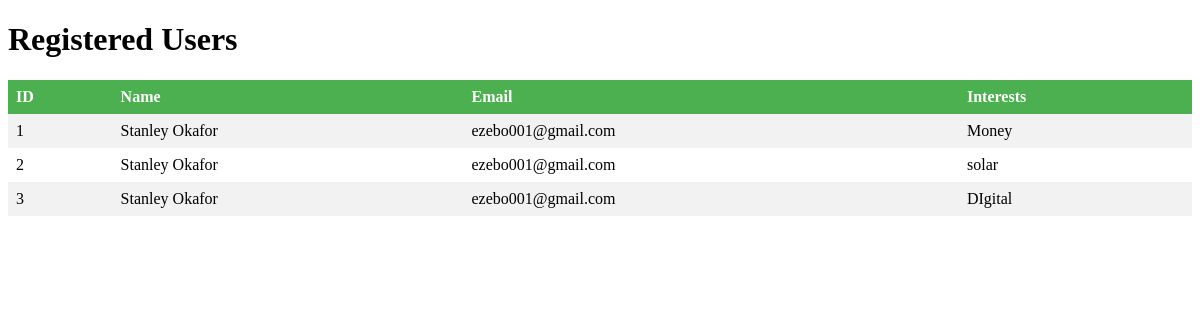
The app's page /users, older data.
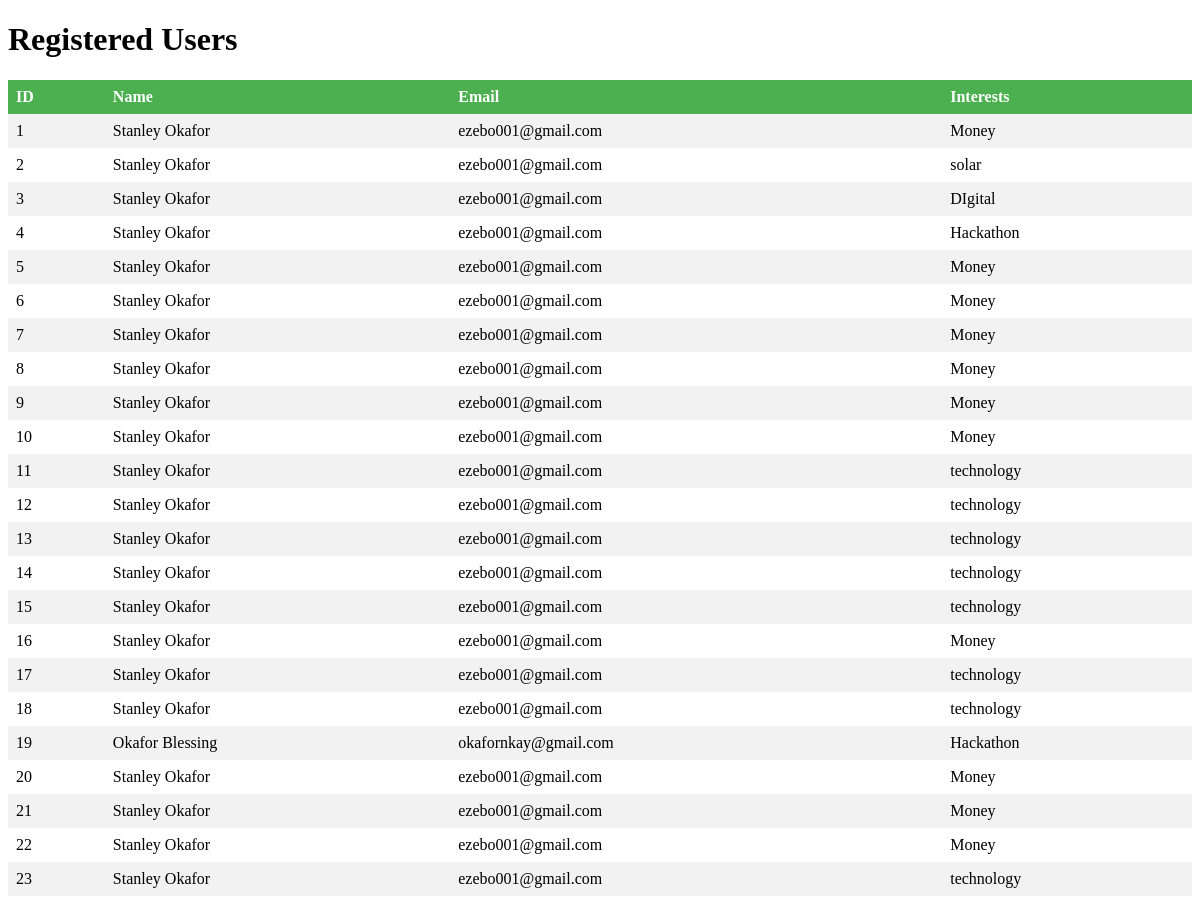
The same page, newer data.
### tables this page shows
CREATE TABLE user (
                id INTEGER PRIMARY KEY AUTOINCREMENT,
                name TEXT NOT NULL,
                email TEXT NOT NULL,
                interests TEXT NOT NULL,
                last_sent_email TEXT DEFAULT NULL
            );

### myapp.py (the view)
@app.route('/users')
def view_users():
    conn = sqlite3.connect(DATABASE)
    cursor = conn.cursor()
    cursor.execute('SELECT * FROM user')
    users = cursor.fetchall()
    conn.close()
    return render_template('users.html', users=users)

### templates/users.html (shortened to what this page needs)
<!DOCTYPE html>
<html>
<head>
</head>
<body>
    <h1>Registered Users</h1>
    <table>
        <tr>
            <th>ID</th>
            <th>Name</th>
            <th>Email</th>
            <th>Interests</th>
        </tr>
        {% for user in users %}
        <tr>
            <td>{{ user[0] }}</td>
            <td>{{ user[1] }}</td>
            <td>{{ user[2] }}</td>
            <td>{{ user[3] }}</td>
        </tr>
        {% endfor %}
    </table>
</body>
</html>

### templates/users.html (style rules this page uses)
table { border-collapse: collapse; width: 100%; }
th, td { text-align: left; padding: 8px; }
tr:nth-child(even) { background-color: #f2f2f2; }
th { background-color: #4CAF50; color: white; }

Row changes from the older to the newer data that the page shows:
added user: id "4", name "Stanley Okafor", email "ezebo001@gmail.com", interests "Hackathon"
added user: id "5", name "Stanley Okafor", email "ezebo001@gmail.com", interests "Money"
added user: id "6", name "Stanley Okafor", email "ezebo001@gmail.com", interests "Money"
added user: id "7", name "Stanley Okafor", email "ezebo001@gmail.com", interests "Money"
added user: id "8", name "Stanley Okafor", email "ezebo001@gmail.com", interests "Money"
added user: id "9", name "Stanley Okafor", email "ezebo001@gmail.com", interests "Money"
added user: id "10", name "Stanley Okafor", email "ezebo001@gmail.com", interests "Money"
added user: id "11", name "Stanley Okafor", email "ezebo001@gmail.com", interests "technology"
added user: id "12", name "Stanley Okafor", email "ezebo001@gmail.com", interests "technology"
added user: id "13", name "Stanley Okafor", email "ezebo001@gmail.com", interests "technology"
added user: id "14", name "Stanley Okafor", email "ezebo001@gmail.com", interests "technology"
added user: id "15", name "Stanley Okafor", email "ezebo001@gmail.com", interests "technology"
added user: id "16", name "Stanley Okafor", email "ezebo001@gmail.com", interests "Money"
added user: id "17", name "Stanley Okafor", email "ezebo001@gmail.com", interests "technology"
added user: id "18", name "Stanley Okafor", email "ezebo001@gmail.com", interests "technology"
added user: id "19", name "Okafor Blessing", email "okafornkay@gmail.com", interests "Hackathon"
added user: id "20", name "Stanley Okafor", email "ezebo001@gmail.com", interests "Money"
added user: id "21", name "Stanley Okafor", email "ezebo001@gmail.com", interests "Money"
added user: id "22", name "Stanley Okafor", email "ezebo001@gmail.com", interests "Money"
added user: id "23", name "Stanley Okafor", email "ezebo001@gmail.com", interests "technology"
